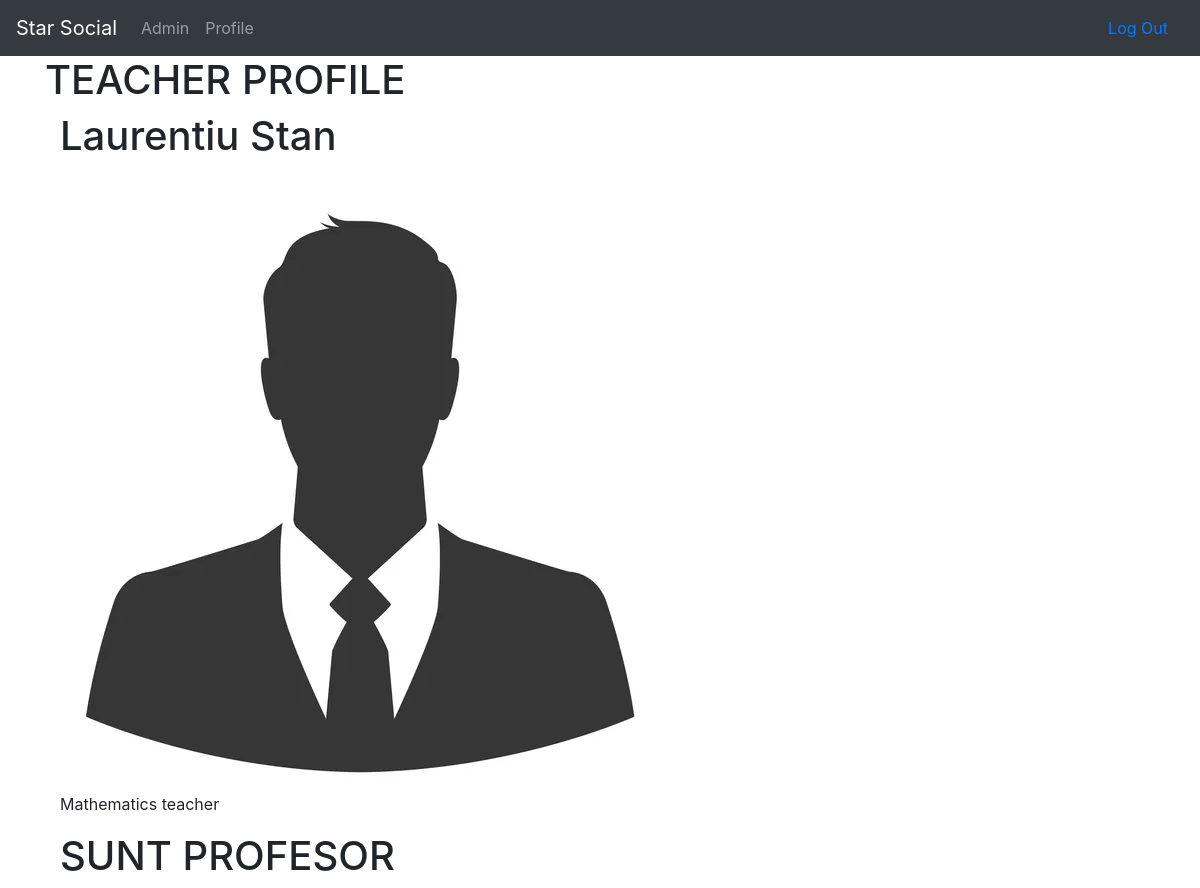
Page /profiles/teacher/ (signed in) on the committed database.
### profiles/models.py (models this page shows, shortened)
class Profile(models.Model):
    teacher = models.OneToOneField(Teacher, on_delete=models.CASCADE)
    avatar = models.ImageField(default='profile_images/default.jpg', upload_to='profile_images')
    slug = models.SlugField(allow_unicode=True,unique=True, null=True, blank=True)

### accounts/models.py (models this page shows, shortened)
class Teacher(models.Model):
    user = models.OneToOneField(User, on_delete=models.CASCADE, primary_key=True)
    description = models.TextField()
    subject = models.ForeignKey(Subject, on_delete=models.SET_NULL, null=True)

class User(AbstractUser):
    phone_number = models.CharField(max_length=10,blank=False, validators=[phone_number_validator], unique=True)
    email = models.EmailField(unique=True)
    is_student = models.BooleanField(default=False)
    is_teacher = models.BooleanField(default=False)

class Subject(models.Model):
    name = models.CharField(max_length=264)
    def __str__(self):
        return self.name

### profiles/views.py (the view)
# urls.py: path('<slug:slug>/', views.ProfileDetail.as_view(), name='profile_detail'),
class ProfileDetail(LoginRequiredMixin, generic.DetailView):
    model = Profile
    template_name = 'profiles/profile_detail.html'

### profiles/templates/profiles/profile_detail.html
{% extends "base.html" %}
{% load static %}
{% block content %}
    <h1>TEACHER PROFILE</h1>
    <div class="container">
        <h1>{{profile.teacher.user.first_name}} {{profile.teacher.user.last_name}}</h1>
        <br>
        <img src=" {{ profile.avatar.url }}">
        <p> {{profile.teacher.subject}} teacher </p>
        <h1>{{profile.teacher.description}}</h1>
    </div>
{% endblock content %}

### rows in the picture
Profile: teacher.user.first_name "Laurentiu", teacher.user.last_name "Stan", avatar (placeholder picture), teacher.subject "Mathematics", teacher.description "SUNT PROFESOR"
